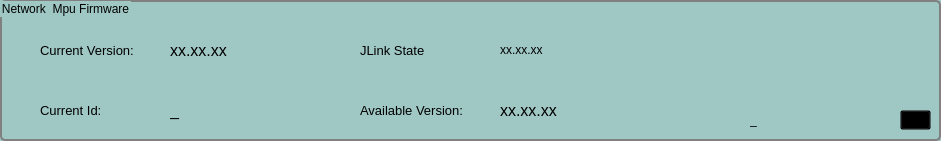
   <widget class="QGroupBox" name="groupBoxNetwork">
    <property name="geometry">
     <rect>
      <x>10</x>
      <y>180</y>
      <width>941</width>
      <height>141</height>
     </rect>
    </property>
    <property name="palette">
     <palette>
      <active>
       <colorrole role="WindowText">
        <brush brushstyle="SolidPattern">
         <color alpha="255">
          <red>0</red>
          <green>0</green>
          <blue>0</blue>
         </color>
        </brush>
       </colorrole>
       <colorrole role="Button">
        <brush brushstyle="SolidPattern">
         <color alpha="255">
          <red>159</red>
          <green>200</green>
          <blue>197</blue>
         </color>
        </brush>
       </colorrole>
       <colorrole role="Light">
        <brush brushstyle="SolidPattern">
         <color alpha="255">
          <red>248</red>
          <green>255</green>
          <blue>255</blue>
         </color>
        </brush>
       </colorrole>
       <colorrole role="Midlight">
        <brush brushstyle="SolidPattern">
         <color alpha="255">
          <red>203</red>
          <green>227</green>
          <blue>226</blue>
         </color>
        </brush>
       </colorrole>
       <colorrole role="Dark">
        <brush brushstyle="SolidPattern">
         <color alpha="255">
          <red>79</red>
          <green>100</green>
          <blue>98</blue>
         </color>
        </brush>
       </colorrole>
       <colorrole role="Mid">
        <brush brushstyle="SolidPattern">
         <color alpha="255">
          <red>106</red>
          <green>133</green>
          <blue>131</blue>
         </color>
        </brush>
       </colorrole>
       <colorrole role="Text">
        <brush brushstyle="SolidPattern">
         <color alpha="255">
          <red>0</red>
          <green>0</green>
          <blue>0</blue>
         </color>
        </brush>
       </colorrole>
       <colorrole role="BrightText">
        <brush brushstyle="SolidPattern">
         <color alpha="255">
          <red>255</red>
          <green>255</green>
          <blue>255</blue>
         </color>
        </brush>
       </colorrole>
       <colorrole role="ButtonText">
        <brush brushstyle="SolidPattern">
         <color alpha="255">
          <red>0</red>
          <green>0</green>
          <blue>0</blue>
         </color>
        </brush>
       </colorrole>
       <colorrole role="Base">
        <brush brushstyle="SolidPattern">
         <color alpha="255">
          <red>255</red>
          <green>255</green>
          <blue>255</blue>
         </color>
        </brush>
       </colorrole>
       <colorrole role="Window">
        <brush brushstyle="SolidPattern">
         <color alpha="255">
          <red>159</red>
          <green>200</green>
          <blue>197</blue>
         </color>
        </brush>
       </colorrole>
       <colorrole role="Shadow">
        <brush brushstyle="SolidPattern">
         <color alpha="255">
          <red>0</red>
          <green>0</green>
          <blue>0</blue>
         </color>
        </brush>
       </colorrole>
       <colorrole role="AlternateBase">
        <brush brushstyle="SolidPattern">
         <color alpha="255">
          <red>207</red>
          <green>227</green>
          <blue>226</blue>
         </color>
        </brush>
       </colorrole>
       <colorrole role="ToolTipBase">
        <brush brushstyle="SolidPattern">
         <color alpha="255">
          <red>255</red>
          <green>255</green>
          <blue>220</blue>
         </color>
        </brush>
       </colorrole>
       <colorrole role="ToolTipText">
        <brush brushstyle="SolidPattern">
         <color alpha="255">
          <red>0</red>
          <green>0</green>
          <blue>0</blue>
         </color>
        </brush>
       </colorrole>
      </active>
      <inactive>
       <colorrole role="WindowText">
        <brush brushstyle="SolidPattern">
         <color alpha="255">
          <red>0</red>
          <green>0</green>
          <blue>0</blue>
         </color>
        </brush>
       </colorrole>
       <colorrole role="Button">
        <brush brushstyle="SolidPattern">
         <color alpha="255">
          <red>159</red>
          <green>200</green>
          <blue>197</blue>
         </color>
        </brush>
       </colorrole>
       <colorrole role="Light">
        <brush brushstyle="SolidPattern">
         <color alpha="255">
          <red>248</red>
          <green>255</green>
          <blue>255</blue>
         </color>
        </brush>
       </colorrole>
       <colorrole role="Midlight">
        <brush brushstyle="SolidPattern">
         <color alpha="255">
          <red>203</red>
          <green>227</green>
          <blue>226</blue>
         </color>
        </brush>
       </colorrole>
       <colorrole role="Dark">
        <brush brushstyle="SolidPattern">
         <color alpha="255">
          <red>79</red>
          <green>100</green>
          <blue>98</blue>
         </color>
        </brush>
       </colorrole>
       <colorrole role="Mid">
        <brush brushstyle="SolidPattern">
         <color alpha="255">
          <red>106</red>
          <green>133</green>
          <blue>131</blue>
         </color>
        </brush>
       </colorrole>
       <colorrole role="Text">
        <brush brushstyle="SolidPattern">
         <color alpha="255">
          <red>0</red>
          <green>0</green>
          <blue>0</blue>
         </color>
        </brush>
       </colorrole>
       <colorrole role="BrightText">
        <brush brushstyle="SolidPattern">
         <color alpha="255">
          <red>255</red>
          <green>255</green>
          <blue>255</blue>
         </color>
        </brush>
       </colorrole>
       <colorrole role="ButtonText">
        <brush brushstyle="SolidPattern">
         <color alpha="255">
          <red>0</red>
          <green>0</green>
          <blue>0</blue>
         </color>
        </brush>
       </colorrole>
       <colorrole role="Base">
        <brush brushstyle="SolidPattern">
         <color alpha="255">
          <red>255</red>
          <green>255</green>
          <blue>255</blue>
         </color>
        </brush>
       </colorrole>
       <colorrole role="Window">
        <brush brushstyle="SolidPattern">
         <color alpha="255">
          <red>159</red>
          <green>200</green>
          <blue>197</blue>
         </color>
        </brush>
       </colorrole>
       <colorrole role="Shadow">
        <brush brushstyle="SolidPattern">
         <color alpha="255">
          <red>0</red>
          <green>0</green>
          <blue>0</blue>
         </color>
        </brush>
       </colorrole>
       <colorrole role="AlternateBase">
        <brush brushstyle="SolidPattern">
         <color alpha="255">
          <red>207</red>
          <green>227</green>
          <blue>226</blue>
         </color>
        </brush>
       </colorrole>
       <colorrole role="ToolTipBase">
        <brush brushstyle="SolidPattern">
         <color alpha="255">
          <red>255</red>
          <green>255</green>
          <blue>220</blue>
         </color>
        </brush>
       </colorrole>
       <colorrole role="ToolTipText">
        <brush brushstyle="SolidPattern">
         <color alpha="255">
          <red>0</red>
          <green>0</green>
          <blue>0</blue>
         </color>
        </brush>
       </colorrole>
      </inactive>
      <disabled>
       <colorrole role="WindowText">
        <brush brushstyle="SolidPattern">
         <color alpha="255">
          <red>79</red>
          <green>100</green>
          <blue>98</blue>
         </color>
        </brush>
       </colorrole>
       <colorrole role="Button">
        <brush brushstyle="SolidPattern">
         <color alpha="255">
          <red>159</red>
          <green>200</green>
          <blue>197</blue>
         </color>
        </brush>
       </colorrole>
       <colorrole role="Light">
        <brush brushstyle="SolidPattern">
         <color alpha="255">
          <red>248</red>
          <green>255</green>
          <blue>255</blue>
         </color>
        </brush>
       </colorrole>
       <colorrole role="Midlight">
        <brush brushstyle="SolidPattern">
         <color alpha="255">
          <red>203</red>
          <green>227</green>
          <blue>226</blue>
         </color>
        </brush>
       </colorrole>
       <colorrole role="Dark">
        <brush brushstyle="SolidPattern">
         <color alpha="255">
          <red>79</red>
          <green>100</green>
          <blue>98</blue>
         </color>
        </brush>
       </colorrole>
       <colorrole role="Mid">
        <brush brushstyle="SolidPattern">
         <color alpha="255">
          <red>106</red>
          <green>133</green>
          <blue>131</blue>
         </color>
        </brush>
       </colorrole>
       <colorrole role="Text">
        <brush brushstyle="SolidPattern">
         <color alpha="255">
          <red>79</red>
          <green>100</green>
          <blue>98</blue>
         </color>
        </brush>
       </colorrole>
       <colorrole role="BrightText">
        <brush brushstyle="SolidPattern">
         <color alpha="255">
          <red>255</red>
          <green>255</green>
          <blue>255</blue>
         </color>
        </brush>
       </colorrole>
       <colorrole role="ButtonText">
        <brush brushstyle="SolidPattern">
         <color alpha="255">
          <red>79</red>
          <green>100</green>
          <blue>98</blue>
         </color>
        </brush>
       </colorrole>
       <colorrole role="Base">
        <brush brushstyle="SolidPattern">
         <color alpha="255">
          <red>159</red>
          <green>200</green>
          <blue>197</blue>
         </color>
        </brush>
       </colorrole>
       <colorrole role="Window">
        <brush brushstyle="SolidPattern">
         <color alpha="255">
          <red>159</red>
          <green>200</green>
          <blue>197</blue>
         </color>
        </brush>
       </colorrole>
       <colorrole role="Shadow">
        <brush brushstyle="SolidPattern">
         <color alpha="255">
          <red>0</red>
          <green>0</green>
          <blue>0</blue>
         </color>
        </brush>
       </colorrole>
       <colorrole role="AlternateBase">
        <brush brushstyle="SolidPattern">
         <color alpha="255">
          <red>159</red>
          <green>200</green>
          <blue>197</blue>
         </color>
        </brush>
       </colorrole>
       <colorrole role="ToolTipBase">
        <brush brushstyle="SolidPattern">
         <color alpha="255">
          <red>255</red>
          <green>255</green>
          <blue>220</blue>
         </color>
        </brush>
       </colorrole>
       <colorrole role="ToolTipText">
        <brush brushstyle="SolidPattern">
         <color alpha="255">
          <red>0</red>
          <green>0</green>
          <blue>0</blue>
         </color>
        </brush>
       </colorrole>
      </disabled>
     </palette>
    </property>
    <property name="accessibleName">
     <string/>
    </property>
    <property name="accessibleDescription">
     <string/>
    </property>
    <property name="layoutDirection">
     <enum>Qt::LeftToRight</enum>
    </property>
    <property name="styleSheet">
     <string notr="true">QGroupBox { 
     border: 2px solid gray; 
     border-radius: 5px; 
 } </string>
    </property>
    <property name="inputMethodHints">
     <set>Qt::ImhDigitsOnly</set>
    </property>
    <property name="title">
     <string>Network  Mpu Firmware</string>
    </property>
    <widget class="QLabel" name="labelCurrVersionNw">
     <property name="geometry">
      <rect>
       <x>40</x>
       <y>40</y>
       <width>111</width>
       <height>20</height>
      </rect>
     </property>
     <property name="font">
      <font>
       <pointsize>10</pointsize>
      </font>
     </property>
     <property name="text">
      <string>Current Version:</string>
     </property>
     <property name="scaledContents">
      <bool>true</bool>
     </property>
    </widget>
    <widget class="QLabel" name="varCurrVersionNbrNw">
     <property name="geometry">
      <rect>
       <x>170</x>
       <y>40</y>
       <width>171</width>
       <height>20</height>
      </rect>
     </property>
     <property name="font">
      <font>
       <pointsize>12</pointsize>
      </font>
     </property>
     <property name="text">
      <string>xx.xx.xx</string>
     </property>
     <property name="scaledContents">
      <bool>true</bool>
     </property>
    </widget>
    <widget class="QLabel" name="varJLinkStateNw">
     <property name="geometry">
      <rect>
       <x>500</x>
       <y>40</y>
       <width>421</width>
       <height>20</height>
      </rect>
     </property>
     <property name="palette">
      <palette>
       <active>
        <colorrole role="WindowText">
         <brush brushstyle="SolidPattern">
          <color alpha="255">
           <red>0</red>
           <green>0</green>
           <blue>0</blue>
          </color>
         </brush>
        </colorrole>
        <colorrole role="Button">
         <brush brushstyle="SolidPattern">
          <color alpha="255">
           <red>0</red>
           <green>0</green>
           <blue>255</blue>
          </color>
         </brush>
        </colorrole>
        <colorrole role="Light">
         <brush brushstyle="SolidPattern">
          <color alpha="255">
           <red>127</red>
           <green>127</green>
           <blue>255</blue>
          </color>
         </brush>
        </colorrole>
        <colorrole role="Midlight">
         <brush brushstyle="SolidPattern">
          <color alpha="255">
           <red>63</red>
           <green>63</green>
           <blue>255</blue>
          </color>
         </brush>
        </colorrole>
        <colorrole role="Dark">
         <brush brushstyle="SolidPattern">
          <color alpha="255">
           <red>0</red>
           <green>0</green>
           <blue>127</blue>
          </color>
         </brush>
        </colorrole>
        <colorrole role="Mid">
         <brush brushstyle="SolidPattern">
          <color alpha="255">
           <red>0</red>
           <green>0</green>
           <blue>170</blue>
          </color>
         </brush>
        </colorrole>
        <colorrole role="Text">
         <brush brushstyle="SolidPattern">
          <color alpha="255">
           <red>0</red>
           <green>0</green>
           <blue>0</blue>
          </color>
         </brush>
        </colorrole>
        <colorrole role="BrightText">
         <brush brushstyle="SolidPattern">
          <color alpha="255">
           <red>255</red>
           <green>255</green>
           <blue>255</blue>
          </color>
         </brush>
        </colorrole>
        <colorrole role="ButtonText">
         <brush brushstyle="SolidPattern">
          <color alpha="255">
           <red>0</red>
           <green>0</green>
           <blue>0</blue>
          </color>
         </brush>
        </colorrole>
        <colorrole role="Base">
         <brush brushstyle="SolidPattern">
          <color alpha="255">
           <red>255</red>
           <green>255</green>
           <blue>255</blue>
          </color>
         </brush>
        </colorrole>
        <colorrole role="Window">
         <brush brushstyle="SolidPattern">
          <color alpha="255">
           <red>0</red>
           <green>0</green>
           <blue>255</blue>
          </color>
         </brush>
        </colorrole>
        <colorrole role="Shadow">
         <brush brushstyle="SolidPattern">
          <color alpha="255">
           <red>0</red>
           <green>0</green>
           <blue>0</blue>
          </color>
         </brush>
        </colorrole>
        <colorrole role="AlternateBase">
         <brush brushstyle="SolidPattern">
          <color alpha="255">
           <red>127</red>
           <green>127</green>
           <blue>255</blue>
          </color>
         </brush>
        </colorrole>
        <colorrole role="ToolTipBase">
         <brush brushstyle="SolidPattern">
          <color alpha="255">
           <red>255</red>
           <green>255</green>
           <blue>220</blue>
          </color>
         </brush>
        </colorrole>
        <colorrole role="ToolTipText">
         <brush brushstyle="SolidPattern">
          <color alpha="255">
           <red>0</red>
           <green>0</green>
           <blue>0</blue>
          </color>
         </brush>
        </colorrole>
       </active>
       <inactive>
        <colorrole role="WindowText">
         <brush brushstyle="SolidPattern">
          <color alpha="255">
           <red>0</red>
           <green>0</green>
           <blue>0</blue>
          </color>
         </brush>
        </colorrole>
        <colorrole role="Button">
         <brush brushstyle="SolidPattern">
          <color alpha="255">
           <red>0</red>
           <green>0</green>
           <blue>255</blue>
          </color>
         </brush>
        </colorrole>
        <colorrole role="Light">
         <brush brushstyle="SolidPattern">
          <color alpha="255">
           <red>127</red>
           <green>127</green>
           <blue>255</blue>
          </color>
         </brush>
        </colorrole>
        <colorrole role="Midlight">
         <brush brushstyle="SolidPattern">
          <color alpha="255">
           <red>63</red>
           <green>63</green>
           <blue>255</blue>
          </color>
         </brush>
        </colorrole>
        <colorrole role="Dark">
         <brush brushstyle="SolidPattern">
          <color alpha="255">
           <red>0</red>
           <green>0</green>
           <blue>127</blue>
          </color>
         </brush>
        </colorrole>
        <colorrole role="Mid">
         <brush brushstyle="SolidPattern">
          <color alpha="255">
           <red>0</red>
           <green>0</green>
           <blue>170</blue>
          </color>
         </brush>
        </colorrole>
        <colorrole role="Text">
         <brush brushstyle="SolidPattern">
          <color alpha="255">
           <red>0</red>
           <green>0</green>
           <blue>0</blue>
          </color>
         </brush>
        </colorrole>
        <colorrole role="BrightText">
         <brush brushstyle="SolidPattern">
          <color alpha="255">
           <red>255</red>
           <green>255</green>
           <blue>255</blue>
          </color>
         </brush>
        </colorrole>
        <colorrole role="ButtonText">
         <brush brushstyle="SolidPattern">
          <color alpha="255">
           <red>0</red>
           <green>0</green>
           <blue>0</blue>
          </color>
         </brush>
        </colorrole>
        <colorrole role="Base">
         <brush brushstyle="SolidPattern">
          <color alpha="255">
           <red>255</red>
           <green>255</green>
           <blue>255</blue>
          </color>
         </brush>
        </colorrole>
        <colorrole role="Window">
         <brush brushstyle="SolidPattern">
          <color alpha="255">
           <red>0</red>
           <green>0</green>
           <blue>255</blue>
          </color>
         </brush>
        </colorrole>
        <colorrole role="Shadow">
         <brush brushstyle="SolidPattern">
          <color alpha="255">
           <red>0</red>
           <green>0</green>
           <blue>0</blue>
          </color>
         </brush>
        </colorrole>
        <colorrole role="AlternateBase">
         <brush brushstyle="SolidPattern">
          <color alpha="255">
           <red>127</red>
           <green>127</green>
           <blue>255</blue>
          </color>
         </brush>
        </colorrole>
        <colorrole role="ToolTipBase">
         <brush brushstyle="SolidPattern">
          <color alpha="255">
           <red>255</red>
           <green>255</green>
           <blue>220</blue>
          </color>
         </brush>
        </colorrole>
        <colorrole role="ToolTipText">
         <brush brushstyle="SolidPattern">
          <color alpha="255">
           <red>0</red>
           <green>0</green>
           <blue>0</blue>
          </color>
         </brush>
        </colorrole>
       </inactive>
       <disabled>
        <colorrole role="WindowText">
         <brush brushstyle="SolidPattern">
          <color alpha="255">
           <red>0</red>
           <green>0</green>
           <blue>127</blue>
          </color>
         </brush>
        </colorrole>
        <colorrole role="Button">
         <brush brushstyle="SolidPattern">
          <color alpha="255">
           <red>0</red>
           <green>0</green>
           <blue>255</blue>
          </color>
         </brush>
        </colorrole>
        <colorrole role="Light">
         <brush brushstyle="SolidPattern">
          <color alpha="255">
           <red>127</red>
           <green>127</green>
           <blue>255</blue>
          </color>
         </brush>
        </colorrole>
        <colorrole role="Midlight">
         <brush brushstyle="SolidPattern">
          <color alpha="255">
           <red>63</red>
           <green>63</green>
           <blue>255</blue>
          </color>
         </brush>
        </colorrole>
        <colorrole role="Dark">
         <brush brushstyle="SolidPattern">
          <color alpha="255">
           <red>0</red>
           <green>0</green>
           <blue>127</blue>
          </color>
         </brush>
        </colorrole>
        <colorrole role="Mid">
         <brush brushstyle="SolidPattern">
          <color alpha="255">
           <red>0</red>
           <green>0</green>
           <blue>170</blue>
          </color>
         </brush>
        </colorrole>
        <colorrole role="Text">
         <brush brushstyle="SolidPattern">
          <color alpha="255">
           <red>0</red>
           <green>0</green>
           <blue>127</blue>
          </color>
         </brush>
        </colorrole>
        <colorrole role="BrightText">
         <brush brushstyle="SolidPattern">
          <color alpha="255">
           <red>255</red>
           <green>255</green>
           <blue>255</blue>
          </color>
         </brush>
        </colorrole>
        <colorrole role="ButtonText">
         <brush brushstyle="SolidPattern">
          <color alpha="255">
           <red>0</red>
           <green>0</green>
           <blue>127</blue>
          </color>
         </brush>
        </colorrole>
        <colorrole role="Base">
         <brush brushstyle="SolidPattern">
          <color alpha="255">
           <red>0</red>
           <green>0</green>
           <blue>255</blue>
          </color>
         </brush>
        </colorrole>
        <colorrole role="Window">
         <brush brushstyle="SolidPattern">
          <color alpha="255">
           <red>0</red>
           <green>0</green>
           <blue>255</blue>
          </color>
         </brush>
        </colorrole>
        <colorrole role="Shadow">
         <brush brushstyle="SolidPattern">
          <color alpha="255">
           <red>0</red>
           <green>0</green>
           <blue>0</blue>
          </color>
         </brush>
        </colorrole>
        <colorrole role="AlternateBase">
         <brush brushstyle="SolidPattern">
          <color alpha="255">
           <red>0</red>
           <green>0</green>
           <blue>255</blue>
          </color>
         </brush>
        </colorrole>
        <colorrole role="ToolTipBase">
         <brush brushstyle="SolidPattern">
          <color alpha="255">
           <red>255</red>
           <green>255</green>
           <blue>220</blue>
          </color>
         </brush>
        </colorrole>
        <colorrole role="ToolTipText">
         <brush brushstyle="SolidPattern">
          <color alpha="255">
           <red>0</red>
           <green>0</green>
           <blue>0</blue>
          </color>
         </brush>
        </colorrole>
       </disabled>
      </palette>
     </property>
     <property name="font">
      <font>
       <pointsize>9</pointsize>
      </font>
     </property>
     <property name="text">
      <string>xx.xx.xx</string>
     </property>
     <property name="scaledContents">
      <bool>true</bool>
     </property>
    </widget>
    <widget class="QLabel" name="labelJLinkStateNw">
     <property name="geometry">
      <rect>
       <x>360</x>
       <y>40</y>
       <width>111</width>
       <height>20</height>
      </rect>
     </property>
     <property name="font">
      <font>
       <pointsize>10</pointsize>
      </font>
     </property>
     <property name="text">
      <string>JLink State</string>
     </property>
     <property name="scaledContents">
      <bool>true</bool>
     </property>
    </widget>
    <widget class="QLabel" name="labelAvailableVersionNw">
     <property name="geometry">
      <rect>
       <x>360</x>
       <y>100</y>
       <width>131</width>
       <height>20</height>
      </rect>
     </property>
     <property name="font">
      <font>
       <pointsize>10</pointsize>
      </font>
     </property>
     <property name="text">
      <string>Available Version:</string>
     </property>
     <property name="scaledContents">
      <bool>true</bool>
     </property>
    </widget>
    <widget class="QLabel" name="varCurrIdNbrNw">
     <property name="geometry">
      <rect>
       <x>170</x>
       <y>100</y>
       <width>111</width>
       <height>20</height>
      </rect>
     </property>
     <property name="font">
      <font>
       <pointsize>12</pointsize>
      </font>
     </property>
     <property name="text">
      <string>_</string>
     </property>
     <property name="scaledContents">
      <bool>true</bool>
     </property>
    </widget>
    <widget class="QLabel" name="labelCurrIdNw">
     <property name="geometry">
      <rect>
       <x>40</x>
       <y>100</y>
       <width>91</width>
       <height>20</height>
      </rect>
     </property>
     <property name="font">
      <font>
       <pointsize>10</pointsize>
      </font>
     </property>
     <property name="text">
      <string>Current Id:</string>
     </property>
     <property name="scaledContents">
      <bool>true</bool>
     </property>
    </widget>
    <widget class="QToolButton" name="toolButtonCnfgNetw">
     <property name="geometry">
      <rect>
       <x>900</x>
       <y>110</y>
       <width>31</width>
       <height>20</height>
      </rect>
     </property>
     <property name="styleSheet">
      <string notr="true">QToolButton{
	color:rgb(#f5f377);
	background-color:transparent;
}
QToolButton:hover{
	background-color:transparent;
	font: 75 12pt &quot;MS Shell Dlg 2&quot;;
}
QToolButton:pressed{
	background-color:rgb(#f5f366);
	font: 75 14pt &quot;MS Shell Dlg 2&quot;;
}</string>
     </property>
     <property name="text">
      <string>...</string>
     </property>
    </widget>
    <widget class="QLabel" name="varAvailableVersionNbrNw">
     <property name="geometry">
      <rect>
       <x>500</x>
       <y>100</y>
       <width>361</width>
       <height>20</height>
      </rect>
     </property>
     <property name="font">
      <font>
       <pointsize>12</pointsize>
      </font>
     </property>
     <property name="text">
      <string>xx.xx.xx</string>
     </property>
     <property name="scaledContents">
      <bool>true</bool>
     </property>
    </widget>
    <widget class="QLabel" name="labelSnNetw">
     <property name="geometry">
      <rect>
       <x>750</x>
       <y>110</y>
       <width>91</width>
       <height>20</height>
      </rect>
     </property>
     <property name="text">
      <string>_</string>
     </property>
    </widget>
   </widget>
